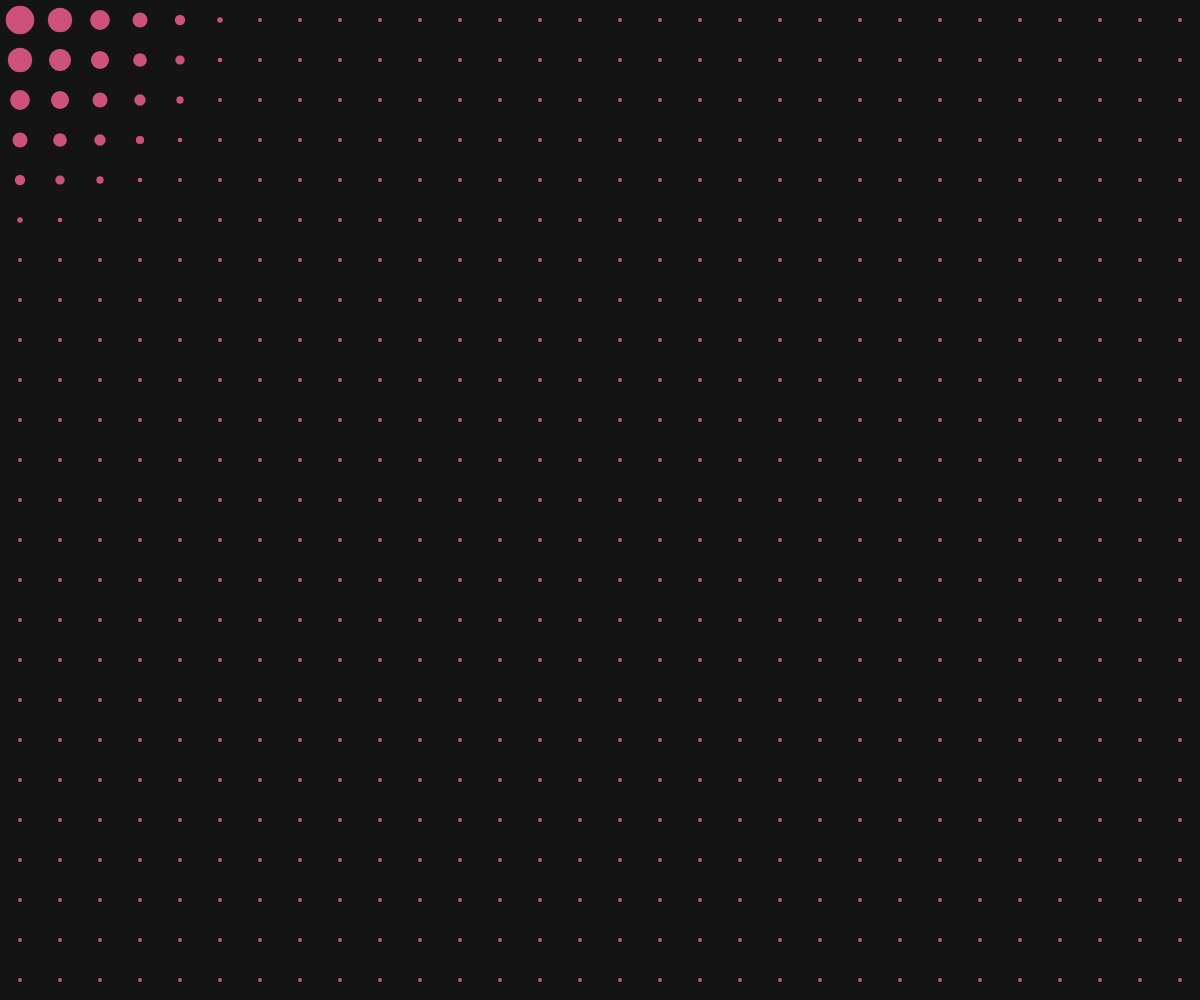
Frame 1 (no input)
Frame 60 (no input): identical to frame 1, image omitted
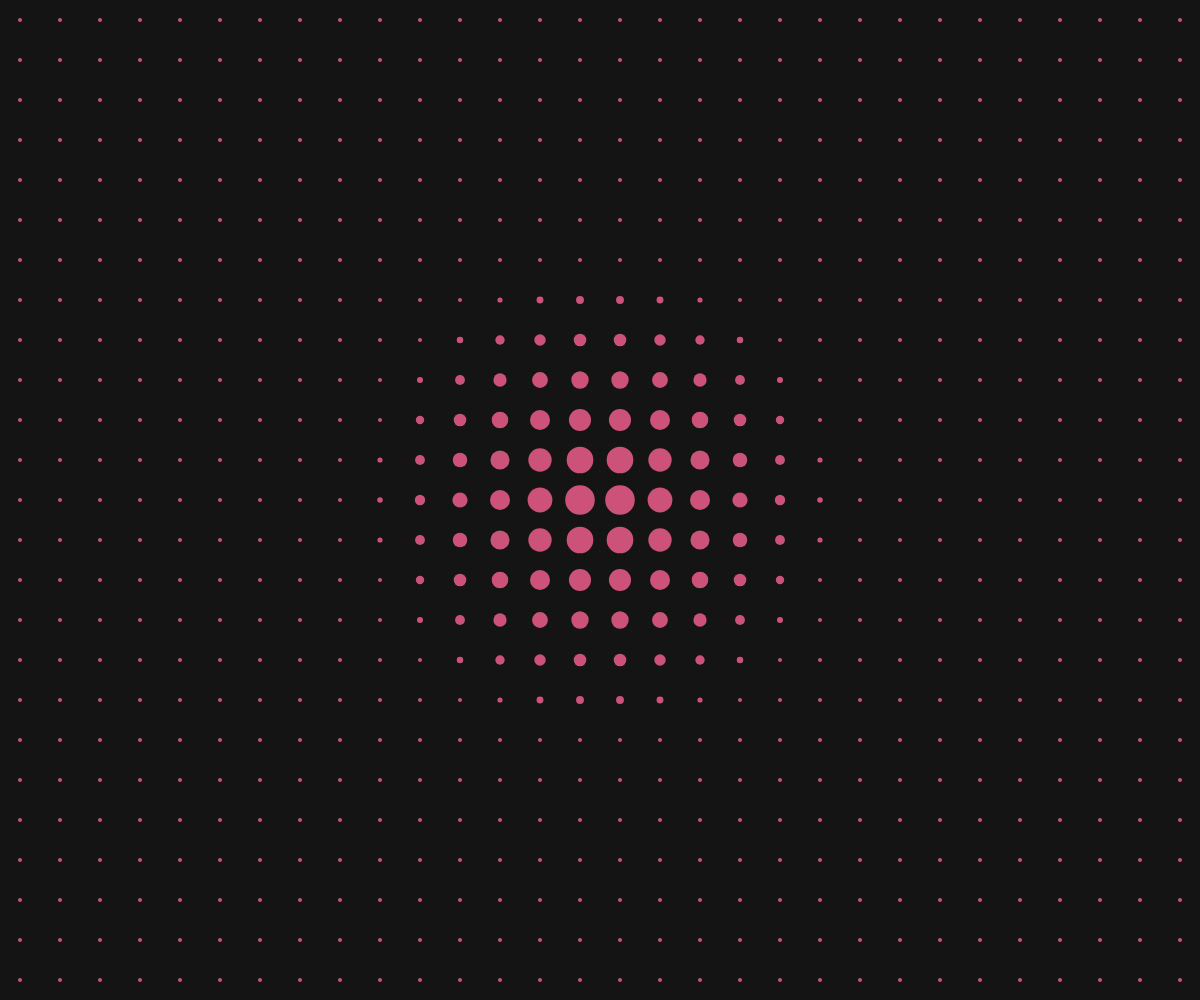
Frame 120 (the mouse pressed at the canvas centre since frame 60)

The p5.js sketch that drew these frames (run headless with seeded random() and noise() and a simulated clock; from frame 60 on, the mouse is pressed at the canvas centre):

// p5.js sketch
// ── sketch.js
let cols, rows;
let cellSize = 40;

function setup() {
  createCanvas(windowWidth, windowHeight);
  cols = ceil(width / cellSize);
  rows = ceil(height / cellSize);
}

function draw() {
  background(20);

  for (let i = 0; i < cols; i++) {
    for (let j = 0; j < rows; j++) {
      let x = i * cellSize + cellSize / 2;
      let y = j * cellSize + cellSize / 2;
      let d = dist(mouseX, mouseY, x, y);
      let size = map(d, 0, 200, cellSize * 0.8, cellSize * 0.2);
      size = constrain(size, cellSize * 0.1, cellSize * 0.8);

      fill(255, 100, 150, 200);
      noStroke();
      ellipse(x, y, size, size);
    }
  }
}

function windowResized() {
  resizeCanvas(windowWidth, windowHeight);
  cols = ceil(width / cellSize);
  rows = ceil(height / cellSize);
}
